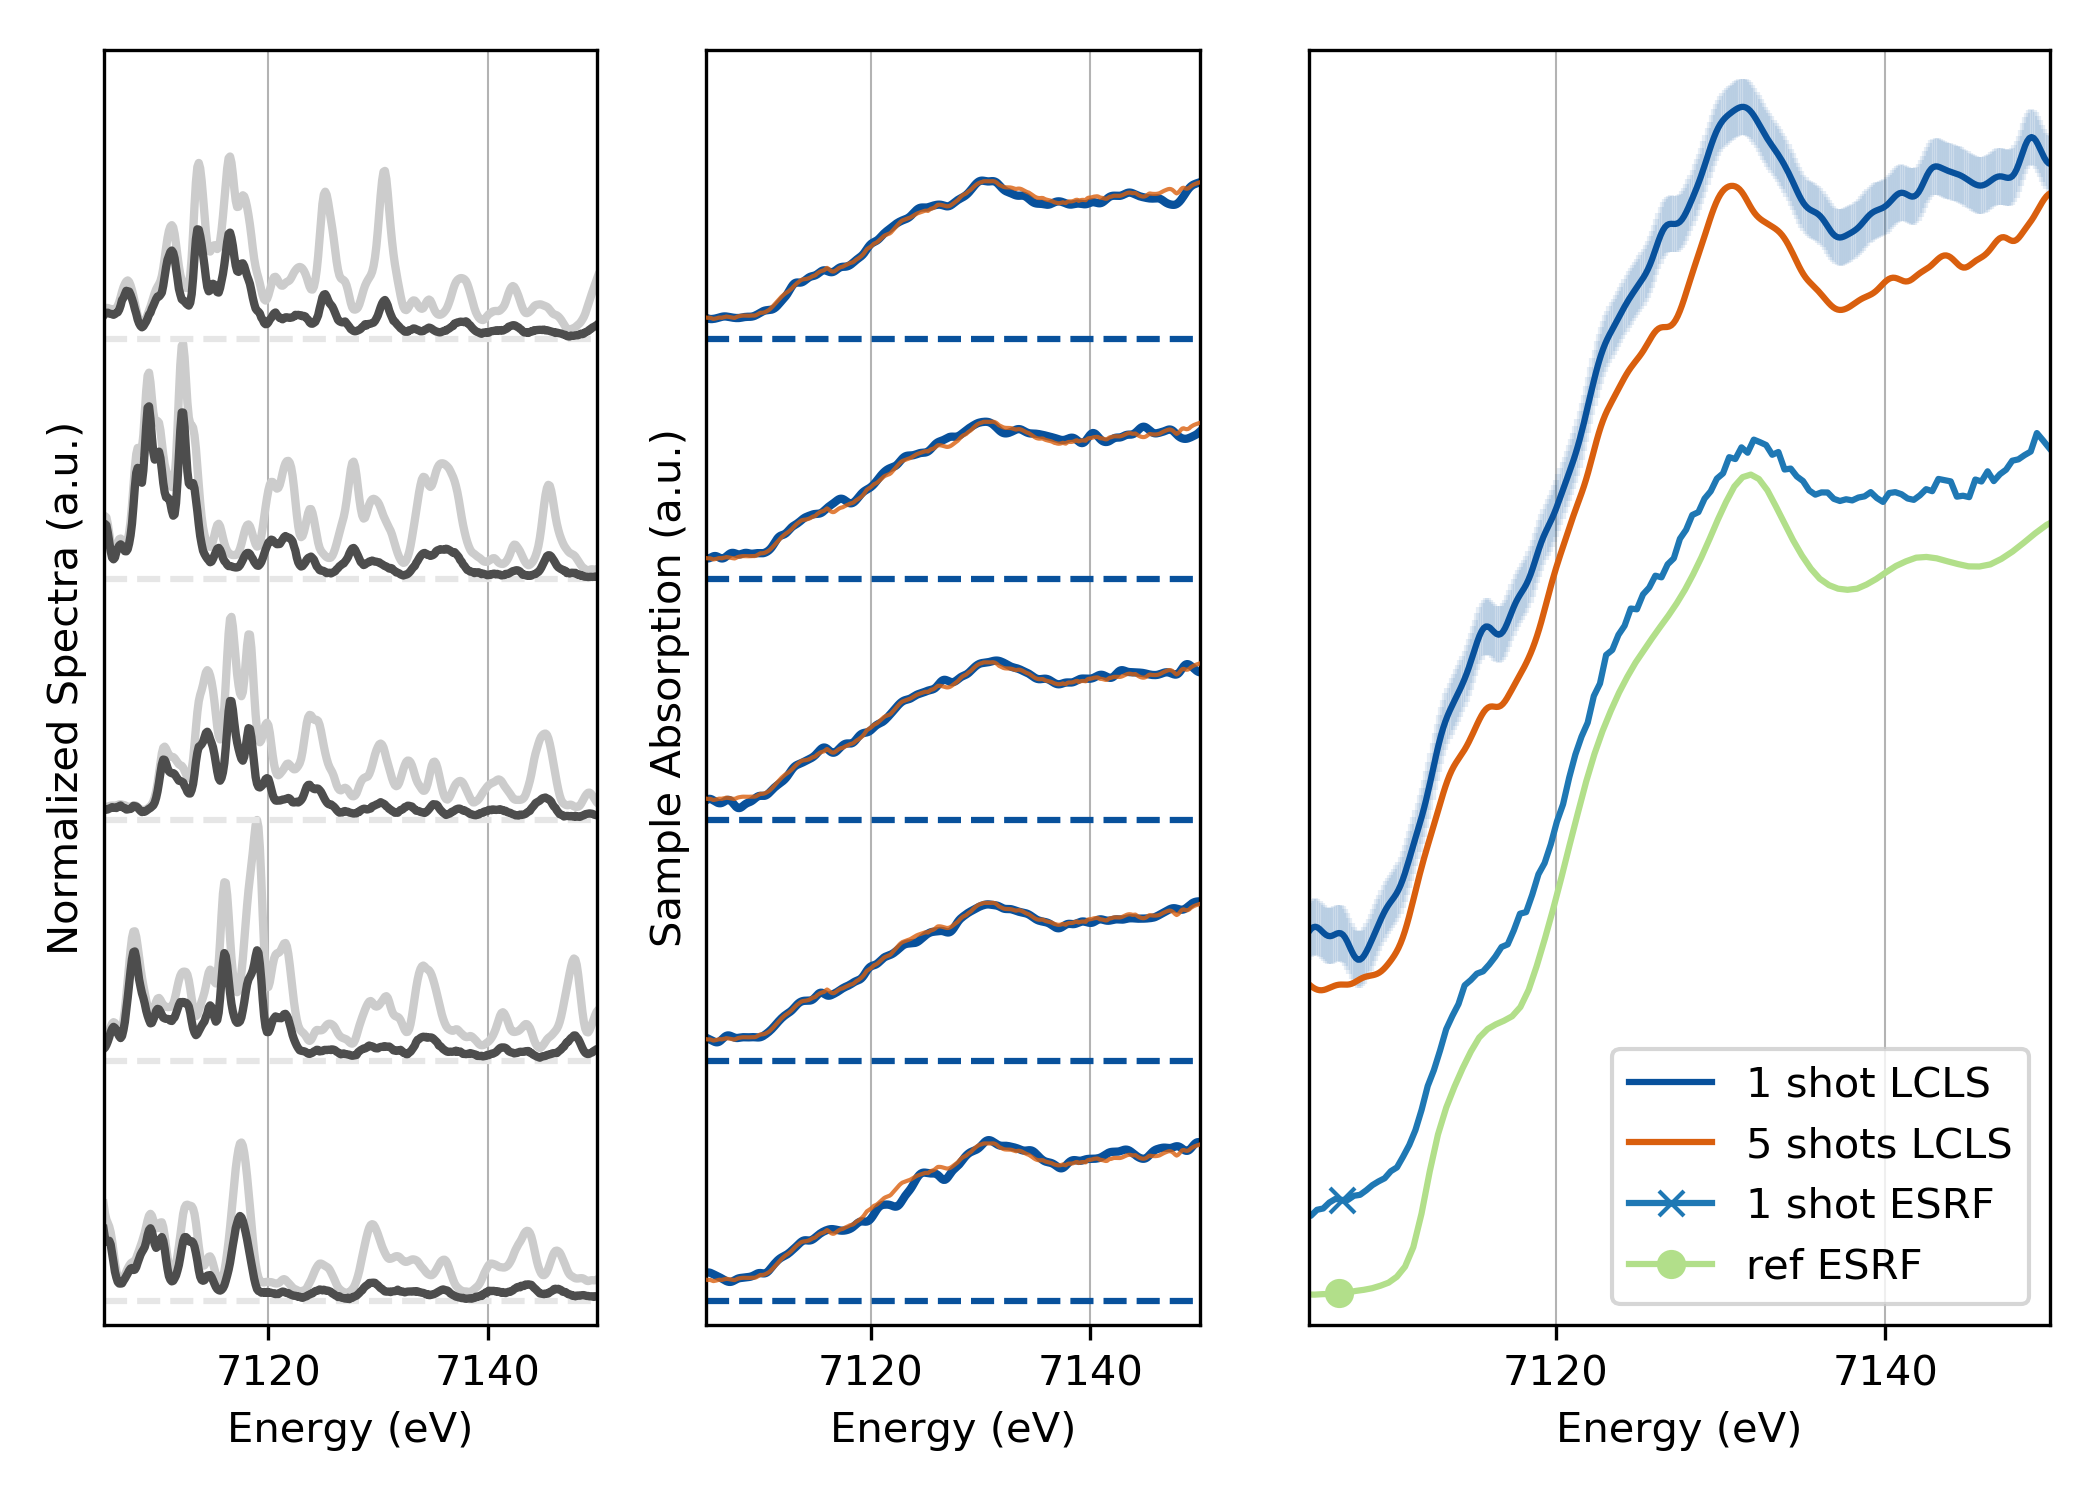

Generate this figure with Python:
import sys
sys.path.insert(0,"../../../")
import collections
import os
import numpy as np
import matplotlib.pyplot as plt
from matplotlib import gridspec

import dispersiveXanes_utils as utils
import xppl37_spectra
import xanes_analyzeRun
import mcutils as mc
import trx
import datastorage as ds


# !!!!!DO WITH RUN 84? + add arroys!

#fig_fe_xas(run = 82, shots = [20, 21,33,31,29], smoothWidth = 0.4)
#fig_fe_xas(run = 82, shots = [11,21,33,31,29], smoothWidth = 0.4)

nice_colors = ["#1b9e77", "#d95f02", "#7570b3"]
#nice_colors = "#1f78b4 #a6cee3 #b2df8a #33a02c #FFDEAD".split()
nice_colors = "#1f78b4 #a6cee3 #b2df8a #33a02c".split()
gradual_colors = ['#014636', '#016c59', '#02818a', '#3690c0', '#67a9cf', '#a6bddb', '#d0d1e6']#, '#ece2f0']

def get_data(run=82,calib=1,threshold=0.02,force=False):
  fname = "../data/fig_fe_xas_run%04d.h5" % run
  if not os.path.isfile(fname) or force:
    E,p1,p2,Abs=xppl37_spectra.calcAbsForRun(run,merge_calibs=True,threshold=threshold)
    temp = ds.DataStorage( E=E,p1=p1,p2=p2,Abs=Abs)
    temp.info="Abs calculated with threshold = %.3f" % threshold
    temp.save(fname)
  data = ds.read(fname)
  # nan is saved as -1 for masked arrays
  for k in data.keys():
    try:
      data[k][data[k]==-1] =np.nan
    except TypeError:
      pass
  return data


def get_ref():
  E,data=np.loadtxt("../data/Fe_ref.txt",unpack=True)
  return ds.DataStorage(E=E*1e3,data=data/2.05+0.07)

def get_1b():
  E,data=np.loadtxt("../data/Fe_1bunch.txt",unpack=True)
  return ds.DataStorage(E=E*1e3,data=data/2.05+0.07)

def fig_fe_xas(run=82,shots = slice(111,116),showAv=True,force=False,threshold=0.02,smoothWidth=0.3):
  ref = get_ref()
  color_ss = '#08519c'
  color_av = '#238b45'
  color_av_all = '#d95f0e'
  shifty = 1
  data = get_data(run,force=force)
  E = data.E;p1=data.p1;p2=data.p2;Abs=data.Abs
  p1_sum = p1.sum(-1)
  p1_av  = np.nanmean(p1,axis=0)
  p2_av  = np.nanmean(p2,axis=0)
  # somehow nanmedian screws up when array is too big ... so using nanmean
  abs_av = np.nanmean(Abs,axis=0)
  n = 2**np.arange(4)
  av = np.nanmedian(Abs[:],0)
  av = xppl37_spectra.smoothSpectra(E,av,res=smoothWidth)
  for ni in n:
    aa = np.nanmedian(Abs[:ni],0)
    aa = xppl37_spectra.smoothSpectra(E,aa,res=smoothWidth)
    print(ni,np.nanstd(aa-av))


  p1 = p1[shots]; p2=p2[shots]; Abs = Abs[shots]
  if smoothWidth > 0:
    Abs = xppl37_spectra.smoothSpectra(E,Abs,res=smoothWidth)
    idx = E< 7080
    Abs[:,idx]=np.nan
  #fig,ax = plt.subplots(1,3,sharex=True,sharey=False,squeeze=False,figsize=[6,4])
  figure = plt.figure(figsize = [7,5])
  gs = gridspec.GridSpec(1, 3, width_ratios=[1, 1, 1.5],)
  ax = []
  ax.append( plt.subplot(gs[0]) )
  ax.append( plt.subplot(gs[1],sharex=ax[0],sharey=ax[0]) )
  ax.append( plt.subplot(gs[2],sharex=ax[0]) )
  
  #ax = ax[0]
  normalization = np.nanmax( p1 )
  to_save = []
  for ishot,(s1,s2,a) in enumerate(zip(p1,p2,Abs)):
    s1_norm = s1/normalization
    s2_norm = s2/normalization
    ax[0].axhline(ishot*shifty,ls='--',color="0.9")
    ax[1].axhline(ishot*shifty,ls='--',color=color_ss)
    if showAv:
      ax[1].plot(E,np.nanmedian(Abs,0)+ishot*shifty,color=color_av_all,lw=1,zorder=10,alpha=0.8)
    ax[0].plot(E,s1_norm+ishot*shifty,ls = '-' ,color='0.8',lw=2)
    ax[0].plot(E,s2_norm+ishot*shifty,ls = '-' ,color='0.3',lw=2)
    ax[1].plot(E,a+ishot*shifty,color=color_ss,lw=2)
    #ax[1].plot(ref.E,ref.data+ishot*shifty,color=color_av_all,lw=2,zorder=100)
    to_save.append(s1_norm)
    to_save.append(s2_norm)
    to_save.append(a)
#  ax[0].set_title("Run %s"%str(run))
  ax[1].set_ylabel("Sample Absorption (a.u.)")
  ax[0].set_ylabel("Normalized Spectra (a.u.)")

  ax[2].errorbar(E,xppl37_spectra.smoothSpectra(E,Abs[2],res=smoothWidth)[0]+0.20, 0.02, alpha=0.1, color=color_ss)
  ax[2].plot(E,xppl37_spectra.smoothSpectra(E,Abs[2],res=smoothWidth)[0]+0.20,color=color_ss,label="1 shot LCLS")
  ax[2].plot(E,xppl37_spectra.smoothSpectra(E,np.nanmedian(Abs,axis=0),res=smoothWidth)[0]+0.15,color=color_av_all,label="5 shots LCLS")
  ref = get_1b()
  ax[2].plot(ref.E,ref.data-0.00,'-x', markevery=[0,-116], color=nice_colors[-4],label="1 shot ESRF")
  ref = get_ref()
  ax[2].plot(ref.E,ref.data-0.05,'-o', markevery=[0,40], color=nice_colors[-2], label="ref ESRF")
#  ax[2].legend()
  handles,labels = ax[2].get_legend_handles_labels()
  handles = [handles[0], handles[1], handles[2], handles[3]]
  labels = [labels[0], labels[1], labels[2],labels[3]]
  ax[2].legend(handles,labels,loc=0)

  ref = get_1b()
  rr = mc.interpolate(ref.E,ref.data,E)
  to_save.insert(0,rr)
  ref = get_ref()
  rr = mc.interpolate(ref.E,ref.data,E)
  to_save.insert(1,rr)
  to_save.insert(2,xppl37_spectra.smoothSpectra(E,np.nanmedian(Abs,axis=0),res=smoothWidth)[0])
 
  to_save = np.vstack(to_save)
  info = "# threshold=%.2f; smoothWidth=%.2f eV" %(threshold,smoothWidth)
  info += "\n#E esrf_1b esrf_ref abs_average_over_shots nshots x (spectro1 spectro2 abs)"
#  trx.utils.saveTxt("../data/fig_fe_xas_spectra_run%04d.txt"%run,E,to_save,info=info)
  ax[0].set_xlabel("Energy (eV)")
  ax[1].set_xlabel("Energy (eV)")
  ax[2].set_xlabel("Energy (eV)")
  ax[0].grid(axis='x',color="0.7",lw=0.5)
  ax[1].grid(axis='x',color="0.7",lw=0.5)
  ax[0].set_xlim(7070,7180)
  ax[1].set_xlim(7070,7180)
  ax[2].set_xlim(7105,7150)
  ax[0].set_yticks( () )
  ax[1].set_yticks( () )
  ax[2].set_yticks( () )
  ax[0].set_ylim(-0.1,len(Abs)+0.2)
  ax[1].set_ylim(-0.1,len(Abs)+0.2)
  ax[2].set_ylim(0,0.9)
  ax[2].grid(color="0.7",lw=0.5)
  plt.tight_layout()
  
  plt.savefig("fig_fe_xas_2.png",transparent=True,dpi=300) 
  plt.savefig("fig_fe_xas_2.pdf",transparent=True)
  

#if __name__ == "__main__": fig_fe_xas()
 
